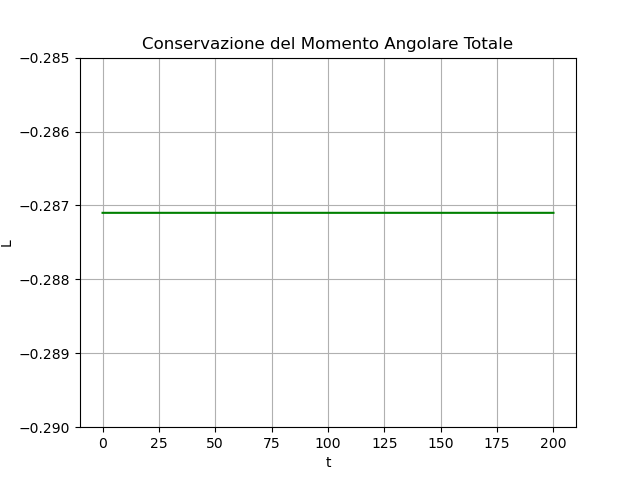

Write Python code to recreate this figure.
import matplotlib.pyplot as plt
import numpy as np

dati = np.loadtxt ('traiettorie.txt', unpack = True, usecols = (0, 9))
plt.plot(dati[0], dati[1], color = 'green')
plt.xlabel('t')
plt.ylabel('L')
plt.ylim(-0.290, -0.285)
plt.title('Conservazione del Momento Angolare Totale')
plt.grid()
plt.savefig ('momento.png')
plt.show()
